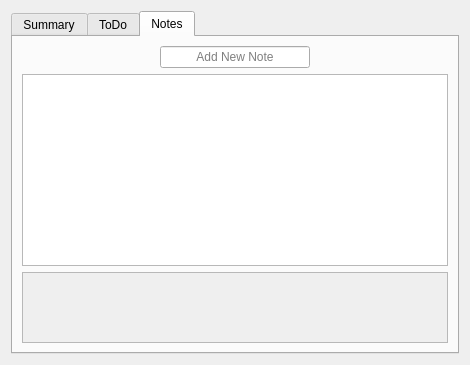
<?xml version="1.0" encoding="UTF-8"?>
<ui version="4.0">
 <class>Form</class>
 <widget class="QWidget" name="Form">
  <property name="geometry">
   <rect>
    <x>0</x>
    <y>0</y>
    <width>470</width>
    <height>365</height>
   </rect>
  </property>
  <property name="minimumSize">
   <size>
    <width>470</width>
    <height>0</height>
   </size>
  </property>
  <property name="windowTitle">
   <string>Form</string>
  </property>
  <property name="locale">
   <locale language="English" country="UnitedStates"/>
  </property>
  <layout class="QHBoxLayout" name="horizontalLayout">
   <item>
    <widget class="QTabWidget" name="tabWidget">
     <property name="currentIndex">
      <number>2</number>
     </property>
     <widget class="QWidget" name="tab_summary">
      <attribute name="title">
       <string>Summary</string>
      </attribute>
     </widget>
     <widget class="QWidget" name="tab_todo">
      <attribute name="title">
       <string>ToDo</string>
      </attribute>
     </widget>
     <widget class="QWidget" name="tab_notes">
      <attribute name="title">
       <string>Notes</string>
      </attribute>
      <layout class="QVBoxLayout" name="verticalLayout_5">
       <item>
        <layout class="QVBoxLayout" name="noteverticalLayout_4">
         <item>
          <layout class="QHBoxLayout" name="notehorizontalLayout_2">
           <item>
            <spacer name="horizontalSpacer_2">
             <property name="orientation">
              <enum>Qt::Horizontal</enum>
             </property>
             <property name="sizeHint" stdset="0">
              <size>
               <width>40</width>
               <height>20</height>
              </size>
             </property>
            </spacer>
           </item>
           <item>
            <widget class="QLineEdit" name="notelineEdit">
             <property name="enabled">
              <bool>true</bool>
             </property>
             <property name="minimumSize">
              <size>
               <width>150</width>
               <height>0</height>
              </size>
             </property>
             <property name="toolTip">
              <string>&lt;html&gt;&lt;head/&gt;&lt;body&gt;&lt;p&gt;Press &lt;span style=&quot; font-weight:600; color:#ff0000;&quot;&gt;Enter&lt;/span&gt; To Add&lt;/p&gt;&lt;/body&gt;&lt;/html&gt;</string>
             </property>
             <property name="statusTip">
              <string>Press Enter To Add Note</string>
             </property>
             <property name="alignment">
              <set>Qt::AlignCenter</set>
             </property>
             <property name="placeholderText">
              <string>Add New Note</string>
             </property>
            </widget>
           </item>
           <item>
            <spacer name="notehorizontalSpacer">
             <property name="orientation">
              <enum>Qt::Horizontal</enum>
             </property>
             <property name="sizeHint" stdset="0">
              <size>
               <width>40</width>
               <height>20</height>
              </size>
             </property>
            </spacer>
           </item>
          </layout>
         </item>
         <item>
          <layout class="QHBoxLayout" name="notehorizontalLayout_3">
           <item>
            <widget class="QTextEdit" name="notetextEdit">
             <property name="maximumSize">
              <size>
               <width>16777215</width>
               <height>450</height>
              </size>
             </property>
            </widget>
           </item>
          </layout>
         </item>
         <item>
          <widget class="QScrollArea" name="notescrollArea">
           <property name="widgetResizable">
            <bool>true</bool>
           </property>
           <widget class="QWidget" name="scrollAreaWidgetContents">
            <property name="geometry">
             <rect>
              <x>0</x>
              <y>0</y>
              <width>424</width>
              <height>69</height>
             </rect>
            </property>
            <layout class="QGridLayout" name="gridLayout_2">
             <item row="0" column="0">
              <layout class="QGridLayout" name="noteoutgridLayout"/>
             </item>
            </layout>
           </widget>
          </widget>
         </item>
         <item>
          <layout class="QHBoxLayout" name="notehorizontalLayout_4"/>
         </item>
        </layout>
       </item>
      </layout>
     </widget>
    </widget>
   </item>
  </layout>
 </widget>
 <tabstops>
  <tabstop>notelineEdit</tabstop>
  <tabstop>notetextEdit</tabstop>
  <tabstop>tabWidget</tabstop>
 </tabstops>
 <resources/>
 <connections>
  <connection>
   <sender>notelineEdit</sender>
   <signal>textChanged(QString)</signal>
   <receiver>notetextEdit</receiver>
   <slot>hide()</slot>
   <hints>
    <hint type="sourcelabel">
     <x>166</x>
     <y>52</y>
    </hint>
    <hint type="destinationlabel">
     <x>111</x>
     <y>89</y>
    </hint>
   </hints>
  </connection>
 </connections>
</ui>
